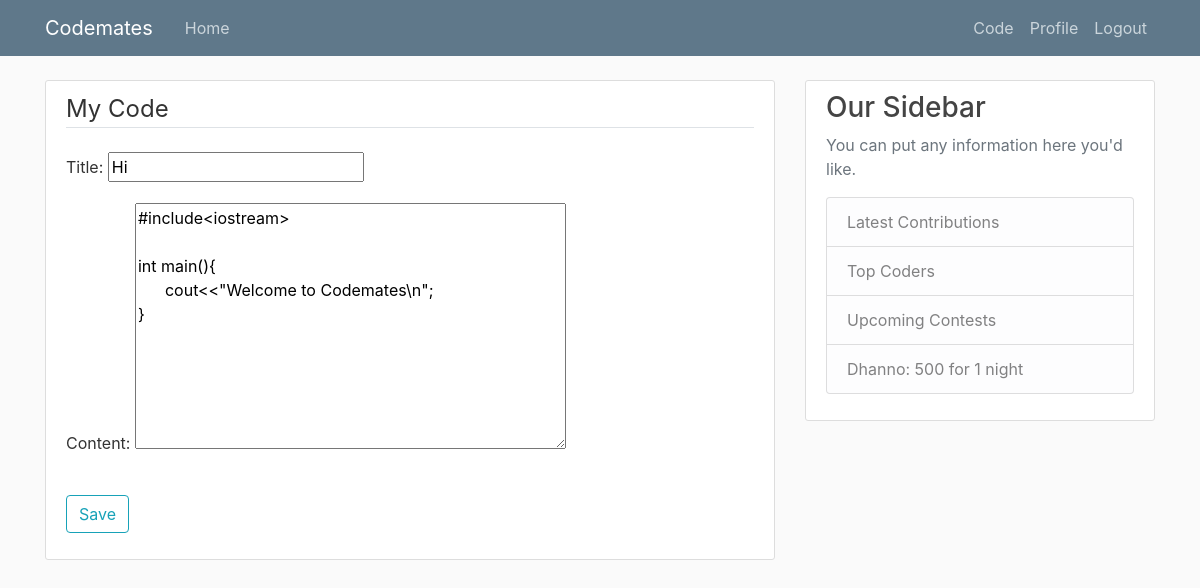
/codes/4/update/ (signed in), run on the app's committed database.
### codes/models.py (models this page shows, shortened)
class Code(models.Model):
    title = models.CharField(max_length=100,default='#CODE')
    lang = models.CharField(max_length=6, choices=LANGUAGES, default='C++')
    content = models.TextField()
    date_posted = models.DateTimeField(default=timezone.now)
    author = models.ForeignKey(User, on_delete=models.CASCADE)

### codes/views.py (the view, shortened to what this page needs)
# urls.py: path('codes/<int:pk>/update/', CodeUpdateView.as_view(), name='code-update'),
class CodeUpdateView(LoginRequiredMixin, UserPassesTestMixin, UpdateView):
    model = Code
    fields = ['title', 'content']
    def test_func(self):
        code = self.get_object()
        if self.request.user == code.author:
            return True
        return False

### codes/templates/codes/code_form.html (shortened to what this page needs)
{% extends "codes/base.html" %}
{% load i18n %}
{% load account socialaccount %}
{% block content %}
    <div class="content-section">
        <form method="POST">
            <fieldset class="form-group">
                <legend class="border-bottom mb-4">My Code</legend>
                {{ form.as_p }}
            </fieldset>
            <div class="form-group">
                <button class="btn btn-outline-info" type="submit">Save</button>
            </div>
        </form>
    </div>
{% endblock content %}

### codes/static/codes/main.css (style rules this page uses)
body { background: #fafafa; color: #333333; margin-top: 5rem; }
.content-section { background: #ffffff; padding: 10px 20px; border: 1px solid #dddddd; border-radius: 3px; margin-bottom: 20px; }

### data on the page
Code: title "Hi", content "#include<iostream> int main(){ cout<<\"Welcome to Codemates\\n\"; }"
